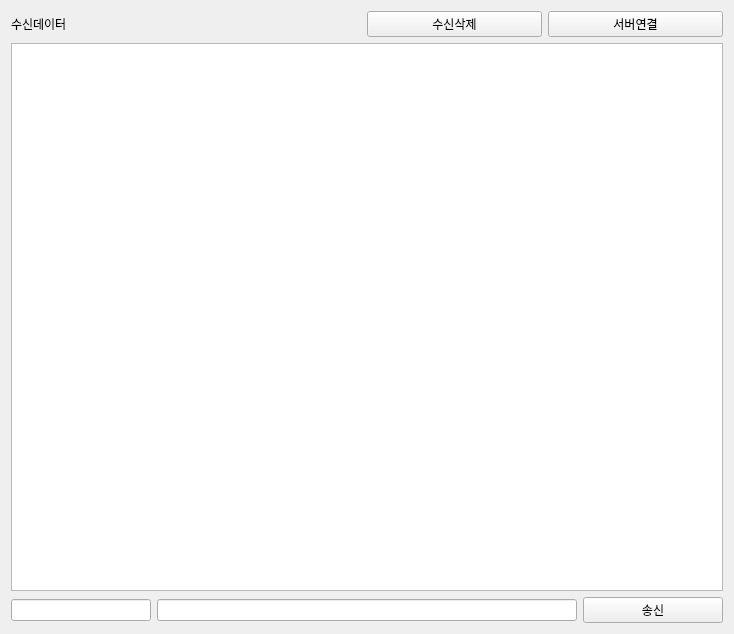
<?xml version="1.0" encoding="UTF-8"?>
<ui version="4.0">
 <class>Tab2SocketCilent</class>
 <widget class="QWidget" name="Tab2SocketCilent">
  <property name="geometry">
   <rect>
    <x>0</x>
    <y>0</y>
    <width>734</width>
    <height>634</height>
   </rect>
  </property>
  <property name="windowTitle">
   <string>Form</string>
  </property>
  <layout class="QVBoxLayout" name="verticalLayout">
   <item>
    <layout class="QHBoxLayout" name="horizontalLayout" stretch="2,1,1">
     <item>
      <widget class="QLabel" name="pLabel">
       <property name="text">
        <string>수신데이터</string>
       </property>
      </widget>
     </item>
     <item>
      <widget class="QPushButton" name="pPBRecvDataClear">
       <property name="text">
        <string>수신삭제</string>
       </property>
      </widget>
     </item>
     <item>
      <widget class="QPushButton" name="pPBServerConnect">
       <property name="text">
        <string>서버연결</string>
       </property>
       <property name="checkable">
        <bool>true</bool>
       </property>
      </widget>
     </item>
    </layout>
   </item>
   <item>
    <layout class="QHBoxLayout" name="horizontalLayout_2">
     <item>
      <widget class="QTextEdit" name="pTERecvData"/>
     </item>
    </layout>
   </item>
   <item>
    <layout class="QHBoxLayout" name="horizontalLayout_3" stretch="2,6,2">
     <item>
      <widget class="QLineEdit" name="lineEdit"/>
     </item>
     <item>
      <widget class="QLineEdit" name="lineEdit_2"/>
     </item>
     <item>
      <widget class="QPushButton" name="pushButton">
       <property name="text">
        <string>송신</string>
       </property>
      </widget>
     </item>
    </layout>
   </item>
  </layout>
 </widget>
 <resources/>
 <connections/>
</ui>
